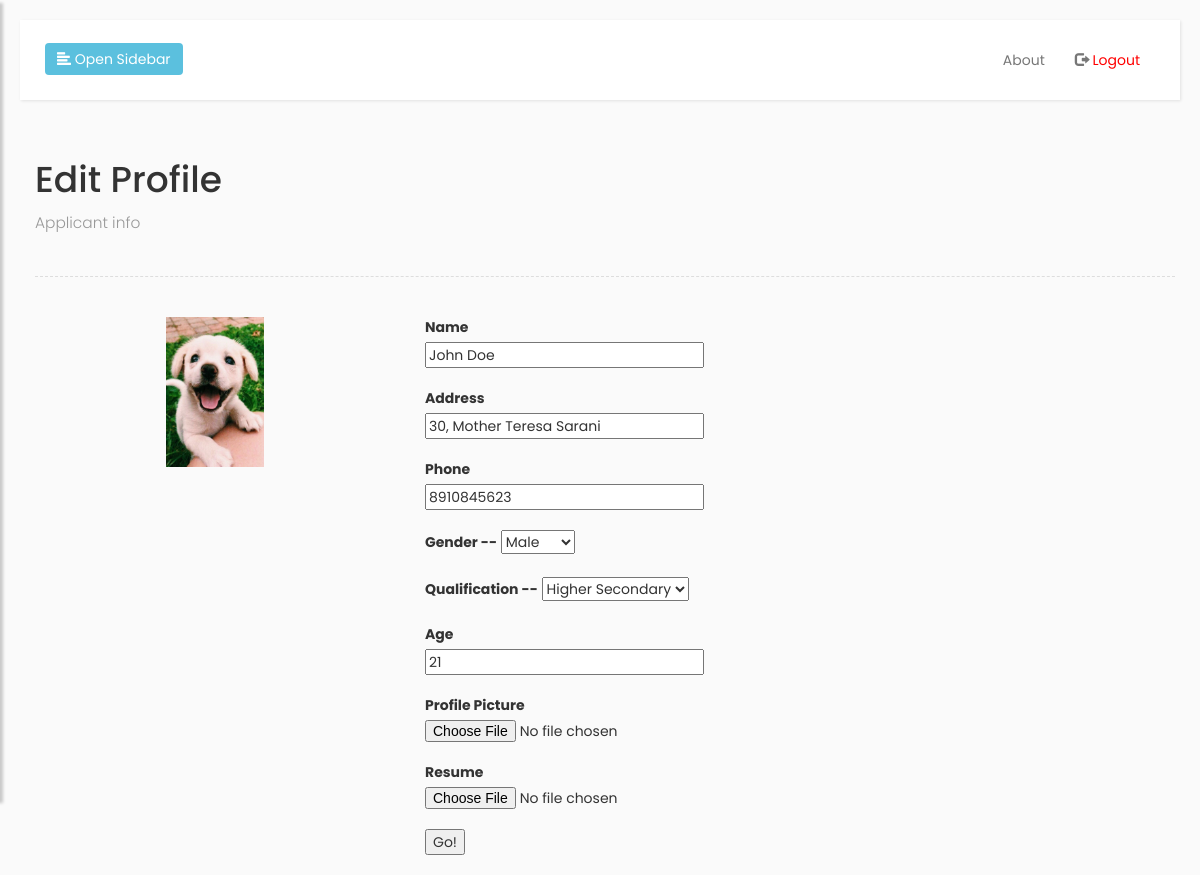
The page /applicant/edit/1 (signed in) on the database its author committed.
### app.py (models this page shows)
class Applicants(UserMixin, db.Model):
	id=db.Column(db.Integer, primary_key=True)
	username=db.Column(db.String(15),unique=True)
	password=db.Column(db.String(80))
	name = db.Column(db.String(200),nullable=False)
	address = db.Column(db.String(200), nullable=False)
	phone = db.Column(db.Integer, nullable=False)
	gender = db.Column(db.String(200), nullable=False)
	qualification = db.Column(db.String(200), nullable=False)
	age = db.Column(db.String(200), nullable=False)
	date_created = db.Column(db.DateTime, default=datetime.utcnow)

### app.py (the view, shortened to what this page needs)
@app.route('/applicant/edit/<int:id>', methods=['POST','GET'])
@login_required
def editprofile(id):
	applicant = Applicants.query.get(id)
	registration_success = True
	return render_template('editprofile.html', applicant=applicant)

### app.py (called while the page is built)
@login_manager2.user_loader
def load_user2(user_id):
	return Applicants.query.get((user_id))

### templates/editprofile.html (shortened to what this page needs)
{% extends 'base.html' %}
{% block logout %}
<li>
	<a href="/applicantlogout">
		<span class="glyphicon glyphicon-log-out"></span> <span style="color: red;">Logout</span>
	</a>
</li>
{% endblock %}
{% block container %}
<h1>Edit Profile</h1>
<p>Applicant info</p>
<div class="line"></div>
<div class="row">
	<div class="col-sm-4">
		<a href="#"><img class="img-responsive center-block" id="applicant-picture" src="{{ url_for('static', filename='uploads/displaypictures/'+applicant.username+'.jpg') }}" onerror="this.src='/static/img/user.svg'" style="max-width: 150px; max-height: 150px"></a>
	</div>
	<div class="col-sm-8">
		<form name="inputform" method="POST" action="/applicant/edit/{{ applicant.id }}" onsubmit="return (validate())" enctype = "multipart/form-data">
			<label>Name </label>
			<br>
			<input type="text" name="name" value="{{ applicant.name }}">
			<br><br>
			<label>Address </label>
			<br>
			<input type="text" name="address" value="{{ applicant.address }}">
			<br><br>
			<label>Phone </label>
			<br>
			<input type="number" name="phone" value="{{ applicant.phone }}">
			<br><br>
			<label>Gender -- </label>
			<select name="gender">
				<option value="{{ applicant.gender }}" selected>{{ applicant.gender }}</option>
			</select>
			<br><br>
			<label>Qualification -- </label>
			<select name="qualification">
				<option value="{{ applicant.qualification }}" selected>{{ applicant.qualification }}</option>
			</select>
			<br><br>
			<label>Age </label>
			<br>
			<input type="number" name="age" value="{{ applicant.age }}">
			<br><br>
			<label>Profile Picture</label>
			<br>
			<input type = "file" name = "display">
			<br>
			<label>Resume</label>
			<br>
			<input type = "file" name = "resume">
			<br>
			<input type="submit" name="submit" value="Go!" onclick="return (validate());">
		</form>
	</div>
</div>
{% endblock %}

### static/css/main.css (style rules this page uses)
body { font-family: 'Poppins', sans-serif; background: #fafafa; }
p { font-family: 'Poppins', sans-serif; font-size: 1.1em; font-weight: 300; line-height: 1.7em; color: #999; }
a, a:hover, a:focus { color: inherit; text-decoration: none; transition: all 0.3s; }
.line { width: 100%; height: 1px; border-bottom: 1px dashed #ddd; margin: 40px 0; }

### rows shown on the page
Applicants: username (picture), name "John Doe", address "30, Mother Teresa Sarani", phone "8910845623", gender "Male", qualification "Higher Secondary", age "21"
